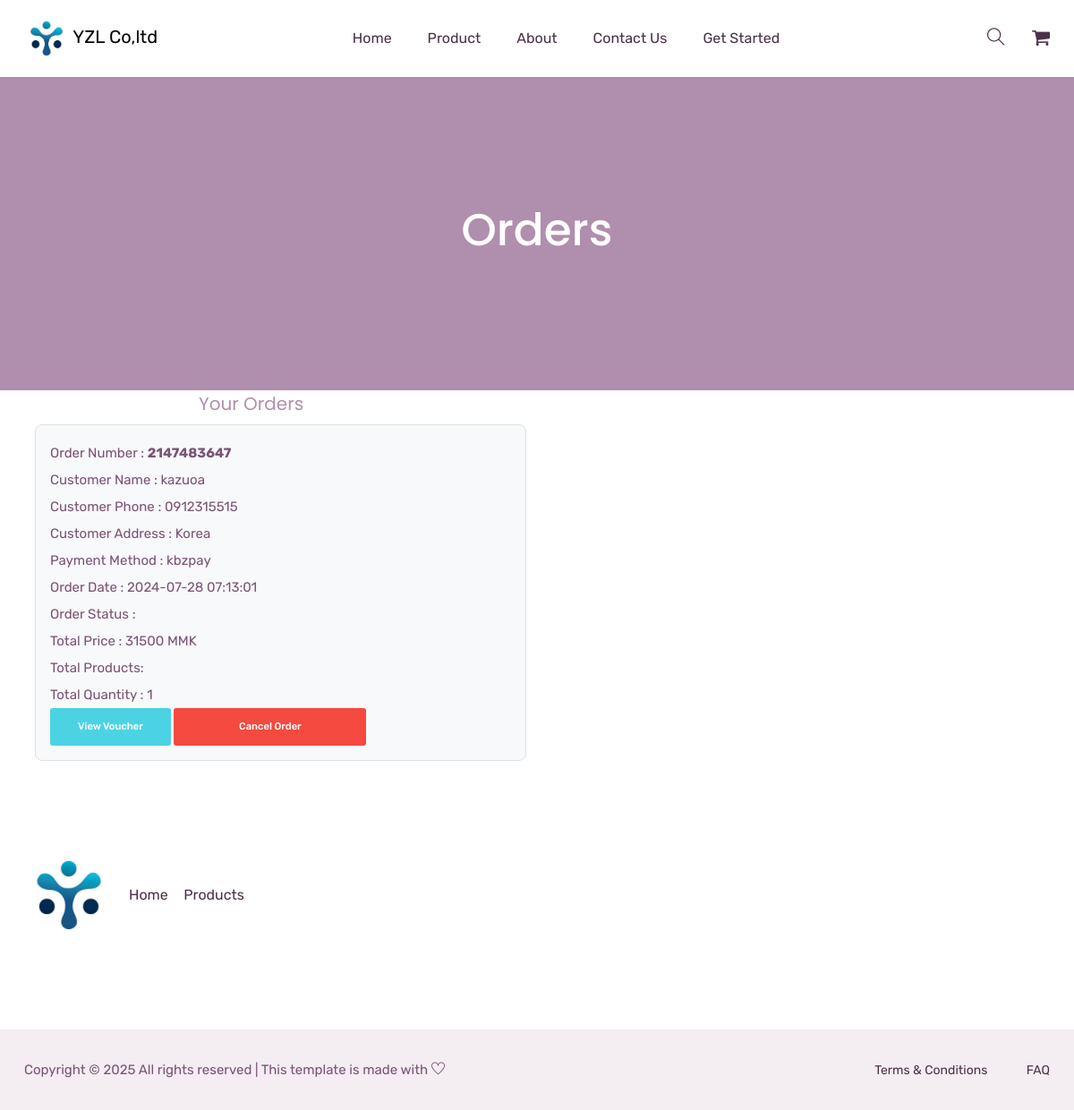
The app's page /user/orders.php with its own data.
### tables this page shows
CREATE TABLE `tbl_order` (
  `id` int(11) NOT NULL,
  `order_number` varchar(800) NOT NULL,
  `quantity` int(255) NOT NULL,
  `total_products` varchar(1000) NOT NULL,
  `total_price` int(255) NOT NULL,
  `order_date` timestamp NOT NULL DEFAULT current_timestamp() ON UPDATE current_timestamp(),
  `order_status` varchar(40) NOT NULL,
  `username` varchar(255) NOT NULL,
  `payment_method` varchar(255) NOT NULL,
  `payment_image` varchar(500) NOT NULL,
  `customer_name` varchar(255) NOT NULL,
  `customer_gmail` varchar(500) NOT NULL,
  `customer_contact` varchar(500) NOT NULL,
  `customer_address` varchar(500) NOT NULL,
  `order_notes` varchar(800) DEFAULT NULL
);

### user/orders.php (the view, shortened to what this page needs)
<?php include "config.php";
$username = $_SESSION['user'];
$sql = "SELECT * FROM tbl_order WHERE username='$username'";
$res = mysqli_query($conn, $sql) or die(mysqli_error($conn));
?>
<!doctype html>
<html lang="zxx">
<head>
    <link rel="stylesheet" href="css/bootstrap.min.css">
    <link rel="stylesheet" href="css/animate.css">
    <link rel="stylesheet" href="css/owl.carousel.min.css">
    <link rel="stylesheet" href="css/all.css">
    <link rel="stylesheet" href="css/flaticon.css">
    <link rel="stylesheet" href="css/themify-icons.css">
    <link rel="stylesheet" href="css/magnific-popup.css">
    <link rel="stylesheet" href="css/slick.css">
    <link rel="stylesheet" href="css/style.css">
</head>
<body>
    <?php include "partials/header.php" ?>
    <section class="breadcrumb_part">
        <div class="container">
            <div class="row">
                <div class="col-lg-12">
                    <div class="breadcrumb_iner">
                        <h2>Orders</h2>
                    </div>
                </div>
            </div>
        </div>
    </section>
    <section class="about_us">
        <div class="container">
            <div class="row justify-content-center">
                <div class="col-md-8">
                    <div class="about_us_content">
                        <h5>Your Orders</h5>
                    </div>
                </div>
                <div class="row align-items-md-stretch">
                    <?php if ($res == TRUE) {
                        while ($rows = mysqli_fetch_assoc($res)) {
                            $id = $rows['id'];
                            $orderNumber = $rows['order_number'];
                            $quantity = $rows['quantity'];
                            $total_price = $rows['total_price'];
                            $total_products = $rows['total_products'];
                            $orderDate = $rows['order_date'];
                            $orderStatus = $rows['delivery_status'];
                            $payment_method = $rows['payment_method'];
                            $customer_name = $rows['customer_name'];
                            $customer_phone = $rows['customer_contact'];
                            $customer_address = $rows['customer_address'];
                            ?>
                            <div class="col-md-6">
                                <div class="h-100 p-3 bg-body-tertiary border rounded-3">
                                    <p>Order Number : <strong><?php echo $orderNumber ?> </strong></p>
                                    <p>Customer Name : <?php echo $customer_name ?></p>
                                    <p>Customer Phone : <?php echo $customer_phone ?></p>
                                    <p>Customer Address : <?php echo $customer_address ?></p>
                                    <p>Payment Method : <?php echo $payment_method ?></p>
                                    <p>Order Date : <?php echo $orderDate ?></p>
                                    <p>Order Status : <?php echo $orderStatus ?></p>
                                    <p>Total Price : <?php echo $total_price ?> MMK</p>
                                    <p>Total Products: <?php echo $total_products ?> </p>
                                    <p>Total Quantity : <?php echo $quantity ?></p>
                                    <a href="view_invoice.php?id=<?php echo $id ?>" class="genric-btn success radius">View
                                        Voucher</a>
                                    <input class="genric-btn danger radius" value="Cancel Order" name="Cancel" />
                                </div>
                            </div>
                        <?php }
                    } ?>
                </div>
            </div>
        </div>
    </section>
    <?php include "partials/footer.php" ?>
</body>
</html>

### records on screen
tbl_order: order_number "2147483647", customer_name "kazuoa", customer_contact "0912315515", customer_address "Korea", payment_method "kbzpay", order_date "2024-07-28 07:13:01", total_price "31500", quantity "1"
